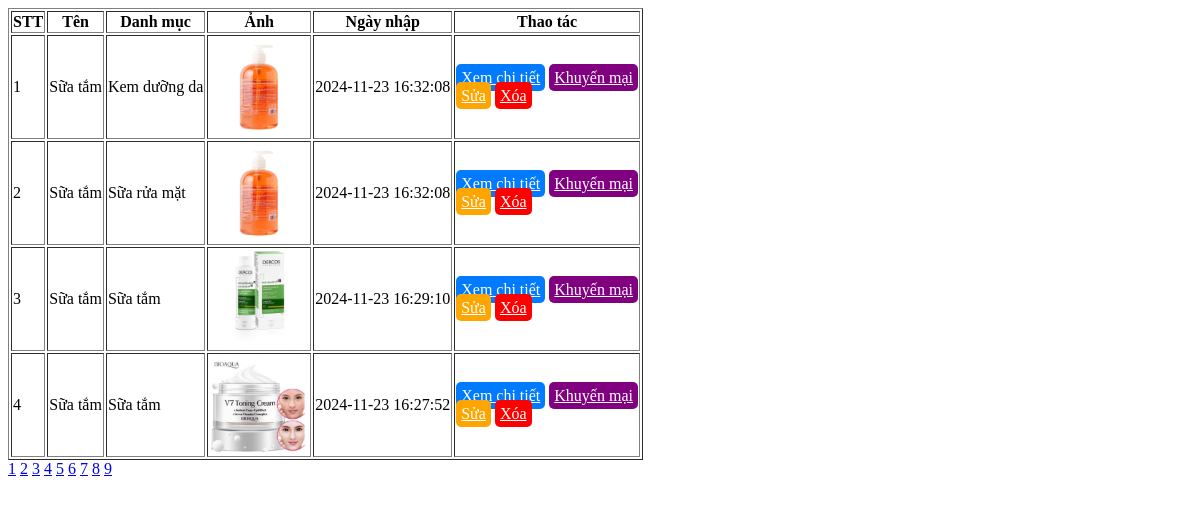
/admin/modules/manage-products/list.php, run on the app's committed database.
### tables this page shows
CREATE TABLE `products` (
  `product_id` int(11) NOT NULL,
  `name` varchar(255) NOT NULL,
  `category_id` varchar(10) NOT NULL,
  `image_url` varchar(255) DEFAULT NULL,
  `created_at` timestamp NOT NULL DEFAULT current_timestamp(),
  `updated_at` timestamp NOT NULL DEFAULT current_timestamp() ON UPDATE current_timestamp()
);

CREATE TABLE `categories` (
  `category_id` int(11) NOT NULL,
  `name` varchar(100) NOT NULL
);

### admin/modules/manage-products/list.php (the view, shortened to what this page needs)
<?php
    include_once "../config/database.php";
    $limit = 4;
    $page = isset($_GET['page']) ? (int)$_GET['page'] : 1;
    $offset = ($page - 1) * $limit;
    $total_query = "SELECT COUNT(*) FROM products";
    $total_result = mysqli_query($conn, $total_query);
    $total_rows = mysqli_fetch_array($total_result)[0];
    $total_pages = ceil($total_rows / $limit);
    $stmt = $conn->prepare("SELECT * FROM products ORDER BY created_at DESC LIMIT $limit OFFSET $offset");
    $stmt->execute();
    $result = $stmt->get_result();
    $stt = 1;
?>
    <table border="1">
        <tr>
            <th>STT</th>
            <th>Tên</th>
            <th>Danh mục</th>
            <th>Ảnh</th>
            <th>Ngày nhập</th>
            <th>Thao tác</th>
        </tr>
        <?php while ($row = $result->fetch_assoc()) { ?>
        <tr>
            <td><?php echo $stt++; $_SESSION['product_id']=$row['product_id']; ?></td>
            <td><?php echo $row['name']; ?></td>
            <td>
                <?php
                    $query = "SELECT * FROM categories WHERE category_id = '$row[category_id]'";
                    $row_alter_categories = mysqli_query($conn, $query);
                    $row_alter_categories = mysqli_fetch_array($row_alter_categories);
                    echo $row_alter_categories['name'];
                ?>
            </td>
            <td><img src="<?php $row['image_url'] = str_replace('../..', '../admin', $row['image_url']); echo $row['image_url']; ?>" width="100" height="100"></td>
            <td><?php echo $row['created_at']; ?></td>
            <?php
                $query_check_promotion = "SELECT * FROM product_promotions WHERE product_id = '$row[product_id]'";
                $result_check_promotion = mysqli_query($conn, $query_check_promotion);
                $is_promotion = mysqli_num_rows($result_check_promotion) > 0 ? true : false;
            ?>
            <td>
                <div class="columns">
                    <div class="column">
                        <a class='detail-button' href='?action=manage-product-detail&query=list&product_id=<?php echo $row['product_id']; ?>'>Xem chi tiết</a>
                        <?php if ($is_promotion) { ?>
                            <a class='promotion-button'>Đang áp dụng</a>
                        <?php }else { ?>
                            <a class='promotion-button' href='?action=manage-promotion&query=signToProduct&product_id=<?php echo $row['product_id']; ?>'>Khuyến mại</a>
                        <?php } ?>
                    </div>
                    <div class="column">
                        <a class='update-button' href='?action=manage-products&query=update&product_id=<?php echo $row['product_id']; ?>'>Sửa</a>
                        <a class='delete-button' href='modules/manage-products/handle.php?product_id=<?php echo $row['product_id']; ?>' onclick='return confirm("Bạn có chắc chắn muốn xóa?");'>Xóa</a>
                    </div>
                </div>
            </td>
        </tr>
        <?php } ?>
    </table>
    <?php
    for ($i = 1; $i <= $total_pages; $i++) {
        echo '<a href="?action=manage-products&query=list&page=' . $i . '">' . $i . '</a> ';
    }
?>

### admin/modules/manage-products/list.php (style rules this page uses)
.detail-button { background-color: #007BFF; color: white; padding: 5px; border-radius: 5px; }
.delete-button { background-color: red; color: white; padding: 5px; border-radius: 5px; }
.update-button { background-color: orange; color: white; padding: 5px; border-radius: 5px; }
.promotion-button { background-color: purple; color: white; padding: 5px; border-radius: 5px; }

### data on the page
products: name "Sữa tắm", category.name "Kem dưỡng da", created_at "2024-11-23 16:32:08"
products: name "Sữa tắm", category.name "Sữa rửa mặt", created_at "2024-11-23 16:32:08"
products: name "Sữa tắm", category.name "Sữa tắm", shows a picture, created_at "2024-11-23 16:29:10"
products: name "Sữa tắm", category.name "Sữa tắm", shows a picture, created_at "2024-11-23 16:27:52"
